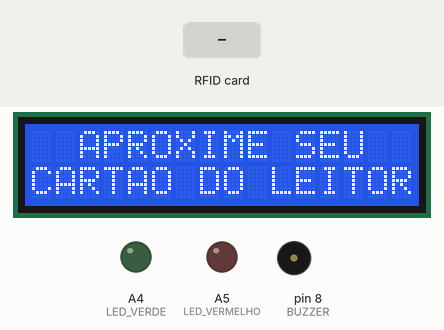
Simulated run of this sketch. Board: Arduino Uno, built with avr-gcc and run on an emulated ATmega328P. Shown: 16×2 character LCD, output pins drawn as LEDs (lit = HIGH), buzzer (waves = sounding, pin HIGH). The inputs (shaded band) are chosen by the test bench. Pins used as bus, display or sensor lines are not drawn.

Above: at 1.3 s.
1.4 s: RFID card B5 DA 2B 77 held to the reader
At 2.5 s:
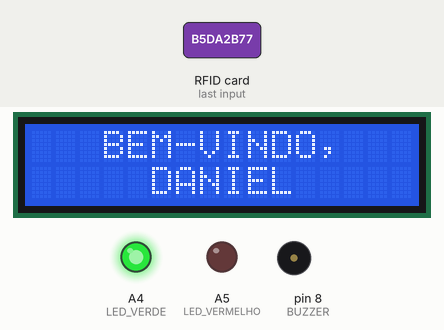
At 4.8 s:
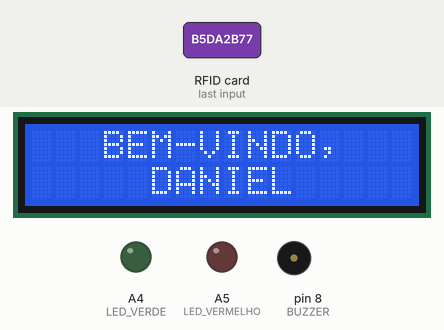
5.9 s: RFID card 5E 7A 19 C4 held to the reader
At 7.1 s:
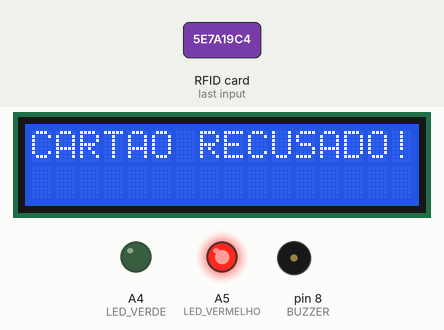
Timing chart, 0 to 11.0 s (numbered marks = the images above; inputs shaded):
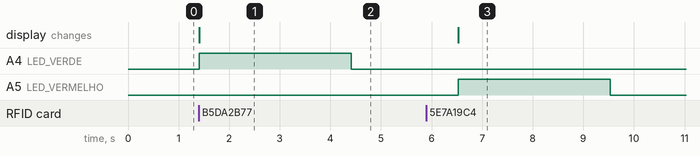

Measured:
- after the input at 1.4 s, A4 (LED_VERDE): LOW → HIGH at once, → LOW 3.0 s later; the display: changes at once (image 1)
- after the input at 5.9 s, A5 (LED_VERMELHO): LOW → HIGH after 0.63 s, → LOW 3.0 s later; the display: changes after 0.63 s (image 3)

The sketch:

rfcontrol.ino
```cpp
#include <StringSplitter.h> //https://github.com/aharshac/StringSplitter
#include <LiquidCrystal.h>  //https://github.com/miguelbalboa/rfid
#include <MFRC522.h>

#define LED_VERDE A4
#define LED_VERMELHO A5
#define BUZZER 8
#define SS_PIN 10
#define RST_PIN 9

//lcd display
const int DISPLAY_HORIZONTAL_SIZE = 16, DISPLAY_VERTICAL_SIZE = 2;
const int rs = 7, en = 6, d4 = 5, d5 = 4, d6 = 3, d7 = 2;
LiquidCrystal lcd(rs, en, d4, d5, d6, d7);

//rfid reader
MFRC522 leitorRFID(SS_PIN, RST_PIN);

//messages to be displayed
const String MESSAGE_ASK_FOR_CARD = "APROXIME SEU CARTAO DO LEITOR",
             MESSAGE_WELCOMING = "BEM-VINDO, DANIEL",
             MESSAGE_DENYING_CARD = "CARTAO RECUSADO!",
             MESSAGE_BLOCKED_SYSTEM = "SISTEMA BLOQUEADO!";

//control variables
const int FIRST_ROW = 1, SECOND_ROW = 2;
String currentExhibitedMessage = "";

enum rowValue {
  first,
  second
};

String registeredTags[] = {"b5da2b77"};
int timesDenied = 0;

void setup()
{
  //pinning leds and buzzer
  pinMode(LED_VERDE, OUTPUT);
  pinMode(LED_VERMELHO, OUTPUT);
  pinMode(BUZZER, OUTPUT);

  //initializing modules
  Serial.begin(9600);
  SPI.begin();
  lcd.begin(DISPLAY_HORIZONTAL_SIZE, DISPLAY_VERTICAL_SIZE);
  leitorRFID.PCD_Init();
}

//================================================================================================================

void loop()
{
  if (!isBlocked())
  {
    showMessage(MESSAGE_ASK_FOR_CARD);

    // check if there is a tag present
    if (!leitorRFID.PICC_IsNewCardPresent() || !leitorRFID.PICC_ReadCardSerial()) {
      delay(50);
      return;
    }

    String idTag = "";

    //getting idTag from the RFID reader
    for (byte i = 0; i < leitorRFID.uid.size; i++) {
      idTag.concat(String(leitorRFID.uid.uidByte[i], HEX));
    }

    if (isAccessGranted(idTag))
      allowAccess();
    else
      denyAccess();
    delay(2000); //wait 2 seconds before waiting for a new reading
  }
}

bool isBlocked()
{
  return timesDenied >= 3;
}

bool isAccessGranted (String tag)
{
  //checking if idTag is registered
  for (int i = 0; i < (sizeof(registeredTags) / sizeof(String)); i++) {
    if (tag.equalsIgnoreCase(registeredTags[i]))
      return true;
  }

  return false;
}

void allowAccess() {

  showMessage(MESSAGE_WELCOMING);

  digitalWrite(LED_VERDE, HIGH);
  delay(3000);

  digitalWrite(LED_VERDE, LOW);
  delay(100);
}

void denyAccess()
{
  emitDenyingAlert();

  //checking if system is blocked
  timesDenied++;
  if (timesDenied >= 3)
    blockSystem();
}

void emitDenyingAlert ()
{
  //displaying message and lighting up red led
  showMessage(MESSAGE_DENYING_CARD);
  digitalWrite(LED_VERMELHO, HIGH);

  delay(3000);

  digitalWrite(LED_VERMELHO, LOW);
}

void blockSystem ()
{
  showMessage(MESSAGE_BLOCKED_SYSTEM);

  digitalWrite(LED_VERMELHO, HIGH);

  //emiting sound for three seconds
  tone(BUZZER, 500);
  delay(3000);
  noTone(BUZZER);
}

void showMessage (String message)
{
  //in order to avoid calculating, spliting, clearing and displaying the same message on display
  if (message.equalsIgnoreCase(currentExhibitedMessage))
    return;

  currentExhibitedMessage = message;

  lcd.clear();

  //[0] - string to be displayed on first row
  //[1] - string to be displayed on second row
  String parts [2];

  if (fitsInOneLine(message))
  {
    printCentralizedMessage(message, first);
  }
  else
  {
    splitMessage(parts, message);
    printCentralizedMessage(parts[0], first);
    printCentralizedMessage(parts[1], second);
  }
}

bool fitsInOneLine(String message) {
  return message.length() <= DISPLAY_HORIZONTAL_SIZE;
}

void printCentralizedMessage(String message, rowValue row)
{
  //get number of spaces to the left
  int numberOfSpacesInGeneral = DISPLAY_HORIZONTAL_SIZE - message.length();
  float numberOfSpacesNotRounded = numberOfSpacesInGeneral / 2;
  int numberOfSpacesToTheLeftRounded = (int) numberOfSpacesNotRounded;

  //adding that number of spaces
  String resultingMessage = "";
  for (int i = 0; i < numberOfSpacesToTheLeftRounded; i++)
    resultingMessage += " ";

  //adding message
  resultingMessage += message;

  //change row to which the message will be printed to rowValue
  if (row == first)
    firstLine();
  else
    secondLine();

  //printing format value
  lcd.print(resultingMessage);
}

void splitMessage(String * parts, String message)
{

  const int MAX_NUMBER_WORDS = 20;
  const int FIRST_ROW = 0, SECOND_ROW = 1;

  StringSplitter *splitter = new StringSplitter(message, ' ', MAX_NUMBER_WORDS);
  int qntWords = splitter -> getItemCount();

  String currentRow = "";       // the line to be added to the parts array
  int currentRowIndex = 0;      // to which part of the array the word will be added to
  int currentRowCharacters = 0; // current amount of characters in a row, to check if it fits

  for (int i = 0; i < qntWords && currentRowIndex < 2; i++)
  {
    String word = splitter -> getItemAtIndex(i);

    //what is happening:
    //if it is the first line, we are going to add to the list, and increment our
    //variables so that we can continue this process on the next line
    //if it is the second, we are going to the second row anyway, as it wont be displayed

    //skipping to the next row
    //if if the first line and it wont fit
    if (currentRow.length() + word.length() > DISPLAY_HORIZONTAL_SIZE && currentRowIndex == FIRST_ROW)
    {
      //attributing to array to be returned
      //cleaning string variable for current row, in case it's the first one
      //incrementing number of rows added
      parts[currentRowIndex] = currentRow;
      currentRow = "";
      currentRowIndex++;
    }

    //adding word
    //if first line and fits or if is just the second line
    if ((currentRowIndex == FIRST_ROW && currentRow.length() + word.length() < DISPLAY_HORIZONTAL_SIZE) || currentRowIndex == SECOND_ROW)
      currentRow += word + " ";

  }

  //second row, left over from when we got out of the loop
  parts[SECOND_ROW] = currentRow;

  //removing space at the end, since we always add it
  parts[0].remove(parts[0].length() - 1);
  parts[1].remove(parts[1].length() - 1);
}

//cursor moving cursor functions
void firstLine()
{
  lcd.setCursor(0, 0);
}
void secondLine()
{
  lcd.setCursor(0, 1);
}
```
